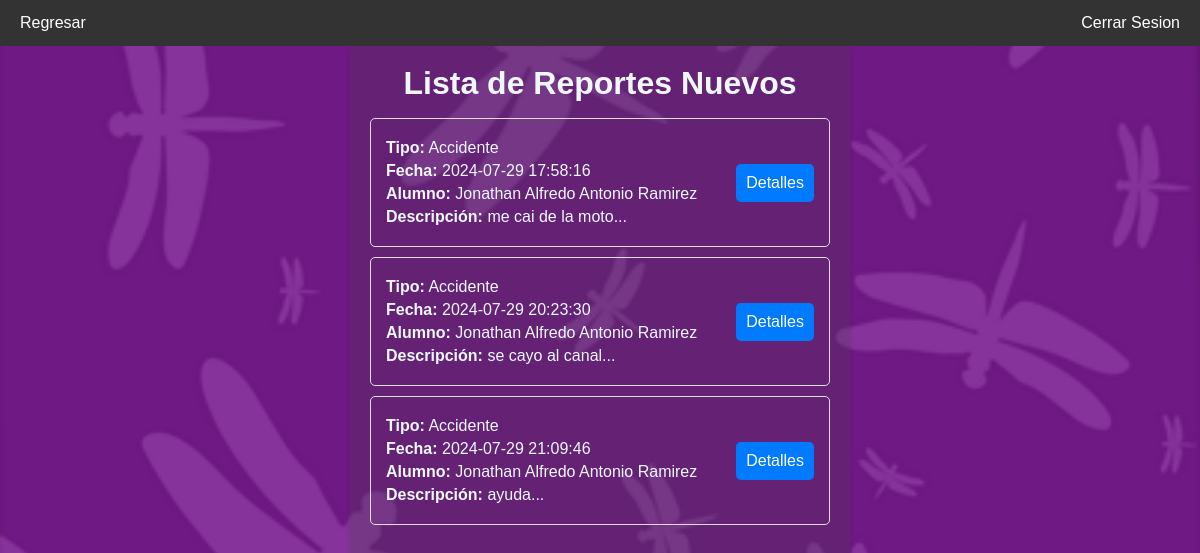
The page /lista.php (signed in) on the database its author committed.
### tables this page shows
CREATE TABLE `reporte` (
  `idReporte` int(11) NOT NULL,
  `idPersona` int(11) DEFAULT NULL,
  `idReportante` int(11) DEFAULT NULL,
  `fechaHora` datetime DEFAULT NULL,
  `comentarios` varchar(255) DEFAULT NULL,
  `ubicacion` varchar(255) DEFAULT NULL,
  `idTipoIncidente` int(11) DEFAULT NULL,
  `estado` varchar(100) DEFAULT NULL
);

CREATE TABLE `tipoincidente` (
  `idTipoIncidente` int(11) NOT NULL,
  `tipo` varchar(100) DEFAULT NULL
);

### lista.php (the view, shortened to what this page needs)
<?php
$pdo = Database::getInstance();
?>
<!DOCTYPE html>
<html lang="en">
<head>
    <link rel="stylesheet" href="assets/css/base.css">
    <link rel="stylesheet" href="assets/css/layout.css">
    <link rel="stylesheet" href="assets/css/components.css">
</head>
<body>
    <?php
        try {
            $sql = "
                SELECT CONCAT(p.nombre,' ',p.apPaterno,' ',p.apMaterno) as nombre,
                r.idReporte, t.tipo, r.fechaHora, r.comentarios
                FROM reporte r
                JOIN tipoincidente t ON t.idTipoIncidente = r.idTipoIncidente
                JOIN persona p ON p.idPersona = r.idPersona
                WHERE r.estado = 'Nuevo'
            ";
            $stmt = $pdo->prepare($sql);
            $stmt->execute();
            $datosReporte = $stmt->fetchAll(PDO::FETCH_ASSOC);
        } catch (PDOException $e) {
            echo 'Query failed: ' . $e->getMessage();
        }
    ?>
    <div class="container full-height centered">
        <div class="card" style="text-align: left;">
            <div class="navbar">
                <a href="menu.php">Regresar</a>
                <a href='index.php?exit=true' style="float: right;">Cerrar Sesion</a>
            </div>
            <div class="title">
                <h1>Lista de Reportes Nuevos</h1>
            </div>
            <?php
                if (!empty($datosReporte)) {
                    foreach ($datosReporte as $row) {
                        echo "
                        <div class='report-card'>
                            <div class='report-details'>
                                <p><strong>Tipo:</strong> ".$row['tipo']."</p>
                                <p><strong>Fecha:</strong> ".$row['fechaHora']."</p>
                                <p><strong>Alumno:</strong> ".$row['nombre']."</p>
                                <p><strong>Descripción:</strong> ".substr($row['comentarios'], 0, 50)."...</p>
                            </div>
                            <form action='detallesreporte.php' class='form' >
                                <input type='hidden' name='idReporte' value='".$row['idReporte']."'>
                                <button type='submit' class='btn-primary'>Detalles</button>
                            </form>
                        </div>
                        ";
                    }
                } else {
                    echo "
                    <div class='report-card'>
                        <p>No hay reportes nuevos por el momento</p>
                    </div>
                    ";
                }
            ?>
        </div>
    </div>
</body>
</html>

### assets/css/base.css (style rules this page uses)
* { margin: 0; padding: 0; box-sizing: border-box; }
body { font-family: Arial, sans-serif; background-color: #cfd8dc; display: flex; justify-content: center; align-items: center; background-image: url("../imgs/fondo-morado.png"); background-repeat: no-repeat, repeat; background-size: cover; background-position: center; background-attachment: fixed; }
a { text-decoration: none; color: inherit; cursor: pointer; }
h1, h2, h3, h4, h5, h6 { margin-bottom: 1rem; }

### assets/css/layout.css (style rules this page uses)
.container { width: 100%; max-width: 1200px; margin: 0 auto; margin-top: 45px; }
.centered { display: flex; justify-content: center; align-items: center; height: 100%; }
.card { background-color: #4745483e; padding: 20px; box-shadow: 0 2px 4px rgba(0, 0, 0, 0.1); width: 100%; height: 100%; max-width: 500px; min-height: 100vh; box-sizing: border-box; color: aliceblue; }
.title { text-align: center; }
.navbar { width: 100%; background-color: #333; overflow: hidden; position: fixed; top: 0; left: 0; z-index: 1000; }
.navbar a { float: left; display: block; color: white; text-align: center; padding: 14px 20px; text-decoration: none; }

### assets/css/components.css (style rules this page uses)
.form { display: flex; flex-direction: column; }
.form .btn-primary { padding: 10px; border: none; border-radius: 5px; background-color: #007bff; color: white; font-size: 16px; cursor: pointer; transition: background-color 0.3s ease; }
.report-card { padding: 15px; margin: 10px 0; border: 1px solid #ddd; border-radius: 5px; display: flex; justify-content: space-between; align-items: center; }
.report-details { flex-grow: 1; }
.report-card p { margin: 5px 0; }
.report-card button { margin-left: 20px; }

### rows shown on the page
reporte: idTipoIncidente.tipo "Accidente", fechaHora "2024-07-29 17:58:16", nombre "Jonathan Alfredo Antonio Ramirez", comentarios "me cai de la moto"
reporte: idTipoIncidente.tipo "Accidente", fechaHora "2024-07-29 20:23:30", nombre "Jonathan Alfredo Antonio Ramirez", comentarios "se cayo al canal"
reporte: idTipoIncidente.tipo "Accidente", fechaHora "2024-07-29 21:09:46", nombre "Jonathan Alfredo Antonio Ramirez", comentarios "ayuda"
